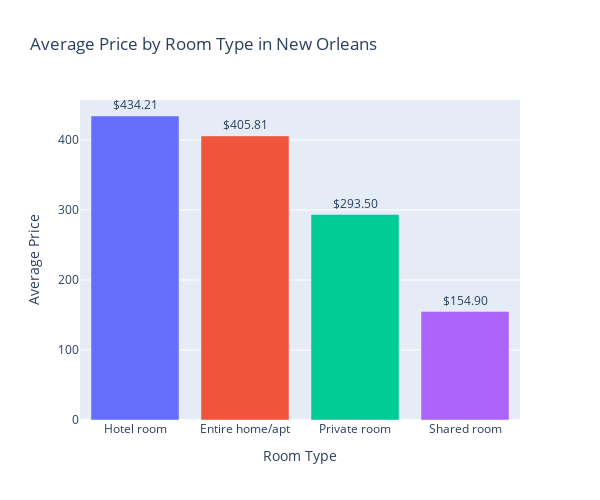

The notebook cell saved with this chart:
### Markdown cell above
- **Entire home/apartment** dominates the market, making up the majority of listings — often 60–70%.

- **Private rooms** are the second most common, catering to budget-conscious travelers or solo guests.

- **Shared rooms** make up a very small portion of the listings — often less than 5%, showing limited demand or availability.

- **Hotel rooms** are also a minor category and usually found in commercial neighborhoods.

### Code cell
## ----------------------------------------------------------Percent Share by Room type----------------------------------------------------------------
avg_price_by_room = data.groupby('room_type')['price'].mean().sort_values(ascending=False)
fig = px.bar(avg_price_by_room.reset_index(),
             x='room_type',
             y='price',
             title='Average Price by Room Type in New Orleans',
             color='room_type',
             text='price')

fig.update_traces(texttemplate='$%{text:.2f}', textposition='outside')
fig.update_layout(height = 500, width = 600,showlegend=False, yaxis_title='Average Price', xaxis_title='Room Type')
fig.show()

### Figure 1 — Plotly figure (JSON) as saved in the notebook; plotly's stock layout.template omitted (floating-point values rounded to 4 significant figures)
{"data": [{"alignmentgroup": "True", "hovertemplate": "room_type=%{x}<br>price=%{text}<extra></extra>", "legendgroup": "Hotel room", "marker": {"color": "#636efa", "pattern": {"shape": ""}}, "name": "Hotel room", "offsetgroup": "Hotel room", "orientation": "v", "showlegend": true, "text": [434.2], "textposition": "outside", "texttemplate": "$%{text:.2f}", "type": "bar", "x": ["Hotel room"], "xaxis": "x", "y": [434.2], "yaxis": "y"}, {"alignmentgroup": "True", "hovertemplate": "room_type=%{x}<br>price=%{text}<extra></extra>", "legendgroup": "Entire home/apt", "marker": {"color": "#EF553B", "pattern": {"shape": ""}}, "name": "Entire home/apt", "offsetgroup": "Entire home/apt", "orientation": "v", "showlegend": true, "text": [405.8], "textposition": "outside", "texttemplate": "$%{text:.2f}", "type": "bar", "x": ["Entire home/apt"], "xaxis": "x", "y": [405.8], "yaxis": "y"}, {"alignmentgroup": "True", "hovertemplate": "room_type=%{x}<br>price=%{text}<extra></extra>", "legendgroup": "Private room", "marker": {"color": "#00cc96", "pattern": {"shape": ""}}, "name": "Private room", "offsetgroup": "Private room", "orientation": "v", "showlegend": true, "text": [293.5], "textposition": "outside", "texttemplate": "$%{text:.2f}", "type": "bar", "x": ["Private room"], "xaxis": "x", "y": [293.5], "yaxis": "y"}, {"alignmentgroup": "True", "hovertemplate": "room_type=%{x}<br>price=%{text}<extra></extra>", "legendgroup": "Shared room", "marker": {"color": "#ab63fa", "pattern": {"shape": ""}}, "name": "Shared room", "offsetgroup": "Shared room", "orientation": "v", "showlegend": true, "text": [154.9], "textposition": "outside", "texttemplate": "$%{text:.2f}", "type": "bar", "x": ["Shared room"], "xaxis": "x", "y": [154.9], "yaxis": "y"}], "layout": {"barmode": "relative", "height": 500, "legend": {"title": {"text": "room_type"}, "tracegroupgap": 0}, "showlegend": false, "title": {"text": "Average Price by Room Type in New Orleans"}, "width": 600, "xaxis": {"anchor": "y", "autorange": true, "categoryarray": ["Hotel room", "Entire home/apt", "Private room", "Shared room"], "categoryorder": "array", "domain": [0, 1], "range": [-0.5, 3.5], "title": {"text": "Room Type"}, "type": "category"}, "yaxis": {"anchor": "x", "autorange": true, "domain": [0, 1], "range": [0, 457.1], "title": {"text": "Average Price"}, "type": "linear"}}}
